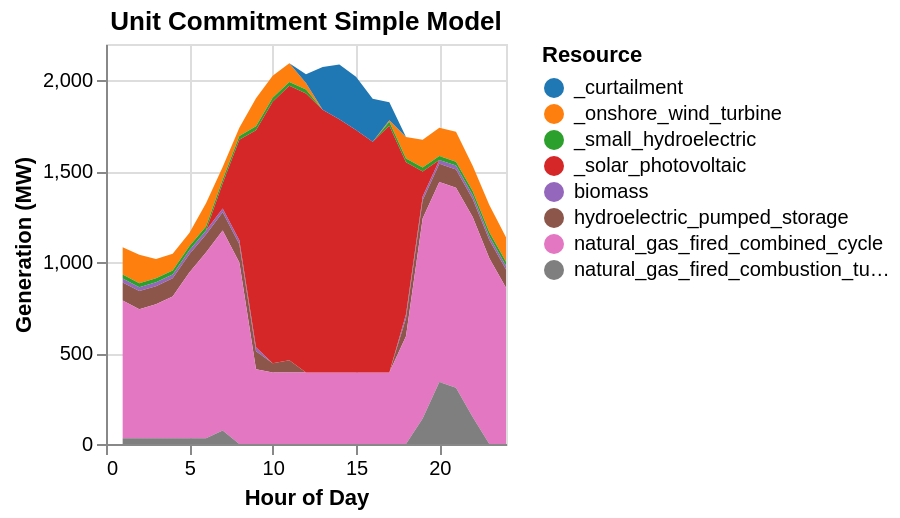

Here is the notebook cell this chart was saved with:
### Code cell
# Run model
T_period = loads.hour
solution = unit_commitment_simple(gen_df, loads, gen_variable_long, 0.01) # 0.01 mip gap

println("Status: ", solution.status)
println("Total cost: ", round(solution.cost, digits=2))

# prep plotting
sol_gen = innerjoin(solution.gen,
                    gen_df[!, [:r_id, :resource]],
                    on = :r_id)

# combine by resource and hour
sol_gen = combine(groupby(sol_gen, [:resource, :hour]), :gen => sum)

# rename gens 
sol_gen[sol_gen.resource .== "solar_photovoltaic",   :resource] .= "_solar_photovoltaic"
sol_gen[sol_gen.resource .== "onshore_wind_turbine", :resource] .= "_onshore_wind_turbine"
sol_gen[sol_gen.resource .== "small_hydroelectric",  :resource] .= "_small_hydroelectric"


# add curtailment
curtail_add = combine(groupby(solution.curtail, [:hour]), :curt => sum)
curtail_add[!, :resource] .= "_curtailment"
rename!(curtail_add, :curt_sum => :gen_sum)
append!(sol_gen, curtail_add[:, [:resource, :hour, :gen_sum]])

# stacked area chart 
sol_gen |>
@vlplot(:area,
    x = {:hour, title = "Hour of Day"},
    y = {:gen_sum, stack = :zero, title = "Generation (MW)"},
    color = {"resource:n", scale = {scheme = "category10"},
             title = "Resource"},
    title = "Unit Commitment Simple Model"
)

### Figure 1 — Vega specification as saved in the notebook (floating-point values rounded to 4 significant figures; data arrays with more than 128 entries replaced by an {"elided": "..."} marker saying what was removed)
{"$schema": "https://vega.github.io/schema/vega/v5.json", "axes": [{"aria": false, "domain": false, "grid": true, "gridScale": "y", "labels": false, "maxExtent": 0, "minExtent": 0, "orient": "bottom", "scale": "x", "tickCount": {"signal": "ceil(width/40)"}, "ticks": false, "zindex": 0}, {"aria": false, "domain": false, "grid": true, "gridScale": "x", "labels": false, "maxExtent": 0, "minExtent": 0, "orient": "left", "scale": "y", "tickCount": {"signal": "ceil(height/40)"}, "ticks": false, "zindex": 0}, {"grid": false, "labelFlush": true, "labelOverlap": true, "orient": "bottom", "scale": "x", "tickCount": {"signal": "ceil(width/40)"}, "title": "Hour of Day", "zindex": 0}, {"grid": false, "labelOverlap": true, "orient": "left", "scale": "y", "tickCount": {"signal": "ceil(height/40)"}, "title": "Generation (MW)", "zindex": 0}], "background": "white", "data": [{"name": "source_0", "values": {"elided": "192 records"}}, {"name": "data_0", "source": "source_0", "transform": [{"as": "hour", "expr": "toNumber(datum[\"hour\"])", "type": "formula"}, {"field": "gen_sum", "groupby": ["resource"], "key": "hour", "method": "value", "type": "impute", "value": 0}, {"as": ["gen_sum_start", "gen_sum_end"], "field": "gen_sum", "groupby": ["hour"], "offset": "zero", "sort": {"field": ["resource"], "order": ["descending"]}, "type": "stack"}]}], "height": 200, "legends": [{"fill": "color", "symbolType": "circle", "title": "Resource"}], "marks": [{"encode": {"update": {"height": {"field": {"group": "height"}}, "width": {"field": {"group": "width"}}}}, "from": {"facet": {"data": "data_0", "groupby": ["resource"], "name": "faceted_path_main"}}, "marks": [{"encode": {"update": {"defined": {"signal": "isValid(datum[\"hour\"]) && isFinite(+datum[\"hour\"]) && isValid(datum[\"gen_sum\"]) && isFinite(+datum[\"gen_sum\"])"}, "description": {"signal": "\"Hour of Day: \" + (format(datum[\"hour\"], \"\")) + \"; Generation (MW): \" + (format(datum[\"gen_sum\"], \"\")) + \"; Resource: \" + (isValid(datum[\"resource\"]) ? datum[\"resource\"] : \"\"+datum[\"resource\"])"}, "fill": {"field": "resource", "scale": "color"}, "orient": {"value": "vertical"}, "x": {"field": "hour", "scale": "x"}, "y": {"field": "gen_sum_end", "scale": "y"}, "y2": {"field": "gen_sum_start", "scale": "y"}}}, "from": {"data": "faceted_path_main"}, "name": "marks", "sort": {"field": "datum[\"hour\"]"}, "style": ["area"], "type": "area"}], "name": "pathgroup", "type": "group"}], "padding": 5, "scales": [{"domain": {"data": "data_0", "field": "hour"}, "name": "x", "nice": true, "range": [0, {"signal": "width"}], "type": "linear", "zero": false}, {"domain": {"data": "data_0", "fields": ["gen_sum_start", "gen_sum_end"]}, "name": "y", "nice": true, "range": [{"signal": "height"}, 0], "type": "linear", "zero": true}, {"domain": {"data": "data_0", "field": "resource", "sort": true}, "name": "color", "range": {"scheme": "category10"}, "type": "ordinal"}], "style": "cell", "title": {"frame": "group", "text": "Unit Commitment Simple Model"}, "width": 200}
